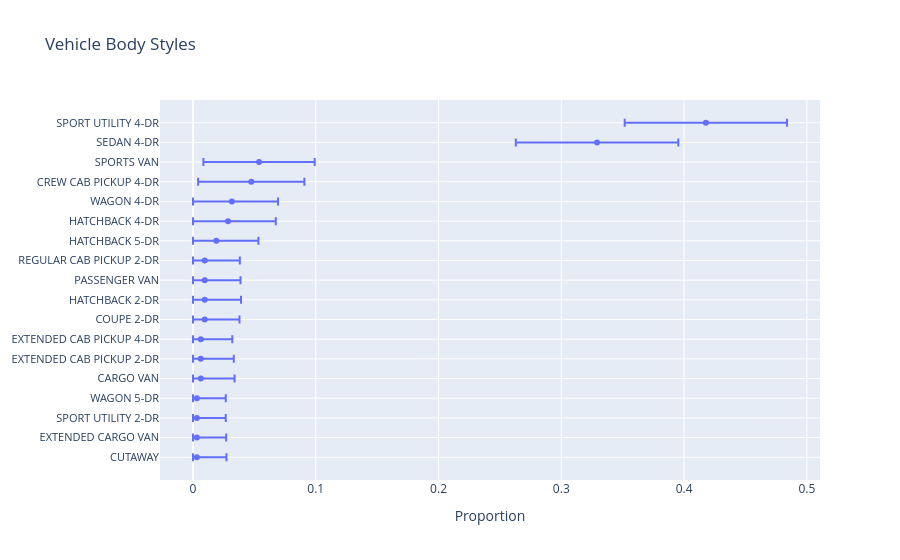

Notebook code for this chart:
### Code cell
#| fig-cap: "Solid dots represent observed proportions in the sample.  Error bars go out +/-1 simulated mean absolute error for each body style."
#| label: fig-with-errors
x = body_styles_series
fig = go.Figure(
    data=go.Scatter(
        mode="markers",
        x=obs_3_trans.select("p").collect().to_series(),
        y=obs_3_trans.select("make").collect().to_series(),
        error_x=dict(
            type='data',
            symmetric=False,
            array=obs_3_trans.select("p_upper").collect().to_series(),
            arrayminus=obs_3_trans.select("p_lower").collect().to_series()
        ),
        hoverinfo="text",
        hovertext=obs_2.select((pl.lit("n = ") + pl.col("count").cast(pl.Utf8) + "<br>p = " + (100 * pl.col("count")/n).round(4).cast(pl.Utf8) + "%")).collect().to_series()
    )
)

fig.update_layout(
    title="Vehicle Body Styles",
    xaxis=dict(title="Proportion"),
    yaxis=dict(tickfont_size=11)
)
fig.show()

### Figure 1 — Plotly figure (JSON) as saved in the notebook; plotly's stock layout.template omitted (floating-point values rounded to 4 significant figures)
{"data": [{"error_x": {"array": [0.02394, 0.02407, 0.02384, 0.0235, 0.02351, 0.02752, 0.02687, 0.02568, 0.02835, 0.02962, 0.02922, 0.02864, 0.03427, 0.03895, 0.03758, 0.04328, 0.04532, 0.06618, 0.0661], "arrayminus": [0.003165, 0.003165, 0.003165, 0.003165, 0.003165, 0.006329, 0.006329, 0.006329, 0.009494, 0.009494, 0.009494, 0.009494, 0.01899, 0.02848, 0.03165, 0.04328, 0.04532, 0.06618, 0.0661], "symmetric": false, "type": "data"}, "hoverinfo": "text", "hovertext": ["n = 1<br>p = 0.3165%", "n = 1<br>p = 0.3165%", "n = 1<br>p = 0.3165%", "n = 1<br>p = 0.3165%", "n = 1<br>p = 0.3165%", "n = 2<br>p = 0.6329%", "n = 2<br>p = 0.6329%", "n = 2<br>p = 0.6329%", "n = 3<br>p = 0.9494%", "n = 3<br>p = 0.9494%", "n = 3<br>p = 0.9494%", "n = 3<br>p = 0.9494%", "n = 6<br>p = 1.8987%", "n = 9<br>p = 2.8481%", "n = 10<br>p = 3.1646%", "n = 15<br>p = 4.7468%", "n = 17<br>p = 5.3797%", "n = 104<br>p = 32.9114%", "n = 132<br>p = 41.7722%"], "mode": "markers", "type": "scatter", "x": [0.003165, 0.003165, 0.003165, 0.003165, 0.003165, 0.006329, 0.006329, 0.006329, 0.009494, 0.009494, 0.009494, 0.009494, 0.01899, 0.02848, 0.03165, 0.04747, 0.0538, 0.3291, 0.4177], "y": [null, "CUTAWAY", "EXTENDED CARGO VAN", "SPORT UTILITY 2-DR", "WAGON 5-DR", "CARGO VAN", "EXTENDED CAB PICKUP 2-DR", "EXTENDED CAB PICKUP 4-DR", "COUPE 2-DR", "HATCHBACK 2-DR", "PASSENGER VAN", "REGULAR CAB PICKUP 2-DR", "HATCHBACK 5-DR", "HATCHBACK 4-DR", "WAGON 4-DR", "CREW CAB PICKUP 4-DR", "SPORTS VAN", "SEDAN 4-DR", "SPORT UTILITY 4-DR"]}], "layout": {"title": {"text": "Vehicle Body Styles"}, "xaxis": {"title": {"text": "Proportion"}}, "yaxis": {"tickfont": {"size": 11}}}}
